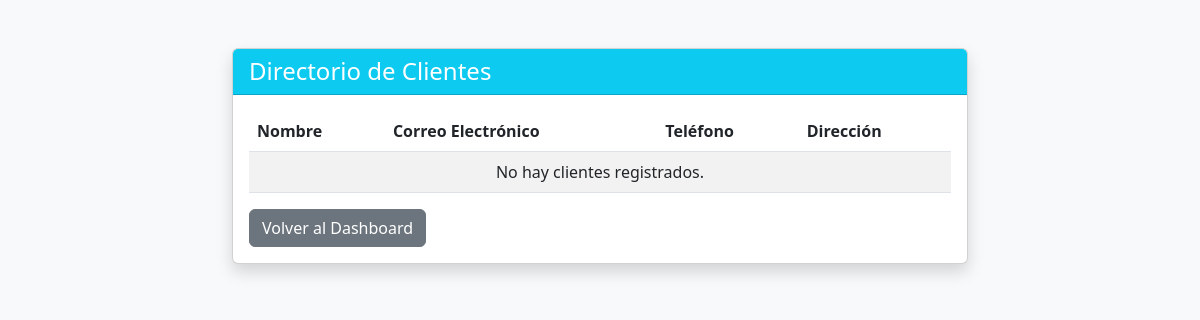
Page /clientes/ (signed in) on the earlier database version.
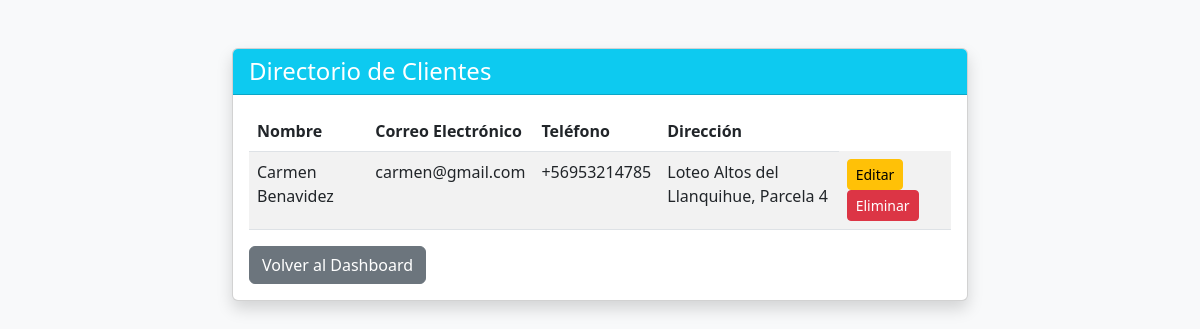
Same page on the later database version.
### contabilidad/models.py (models this page shows, shortened)
class Cliente(models.Model):
    nombre = models.CharField(max_length=100)
    email = models.EmailField(blank=True, null=True)
    telefono = models.CharField(max_length=20, blank=True, null=True)
    direccion = models.TextField(blank=True, null=True)
    creado_por = models.ForeignKey(User, on_delete=models.SET_NULL, null=True)

### contabilidad/views.py (the view)
# urls.py: path('clientes/', views.lista_clientes, name='lista_clientes'),
@login_required
@user_passes_test(es_contador_almacenista)
def lista_clientes(request):
    clientes = Cliente.objects.all().order_by('nombre')
    return render(request, 'usuarios/lista_clientes.html', {'clientes': clientes})

### contabilidad/views.py (called while the page is built)
def es_contador_almacenista(user):
    return (user.groups.filter(name='Contador').exists() or
            user.groups.filter(name='Administrador').exists() or
            user.groups.filter(name='Almacenista').exists() or
            user.is_superuser)

### contabilidad/templates/usuarios/lista_clientes.html (shortened to what this page needs)
<!DOCTYPE html>
<html lang="es">
<head>
    <link href="https://cdn.jsdelivr.net/npm/bootstrap@5.3.0/dist/css/bootstrap.min.css" rel="stylesheet">
</head>
<body class="bg-light">
<div class="container mt-5">
    <div class="row justify-content-center">
        <div class="col-md-8">
            <div class="card shadow">
                <div class="card-header bg-info text-white">
                    <h4 class="mb-0">Directorio de Clientes</h4>
                </div>
                <div class="card-body">
                    <table class="table table-striped">
                        <thead>
                            <tr>
                                <th>Nombre</th>
                                <th>Correo Electrónico</th>
                                <th>Teléfono</th>
                                <th>Dirección</th>
                            </tr>
                        </thead>
                        <tbody>
                            {% for cliente in clientes %}
                            <tr>
                                <td>{{ cliente.nombre }}</td>
                                <td>{{ cliente.email }}</td>
                                <td>{{ cliente.telefono }}</td>
                                <td>{{ cliente.direccion }}</td>
                                <td>
                                    <a href="{% url 'editar_cliente' cliente.id %}" class="btn btn-sm btn-warning">Editar</a>
                                    <a href="{% url 'eliminar_cliente' cliente.id %}" class="btn btn-sm btn-danger">Eliminar</a>
                                </td>
                            </tr>
                            {% empty %}
                            <tr>
                                <td colspan="4" class="text-center">No hay clientes registrados.</td>
                            </tr>
                            {% endfor %}
                        </tbody>
                    </table>
                    <a href="{% url 'dashboard' %}" class="btn btn-secondary">Volver al Dashboard</a>
                </div>
            </div>
        </div>
    </div>
</body>
</html>

Differences in the rows shown:
added Cliente: nombre "Carmen Benavidez", email "carmen@gmail.com", telefono "+56953214785", direccion "Loteo Altos del Llanquihue, Parcela 4"
Other differences:
text no longer shown: "No hay clientes registrados."
